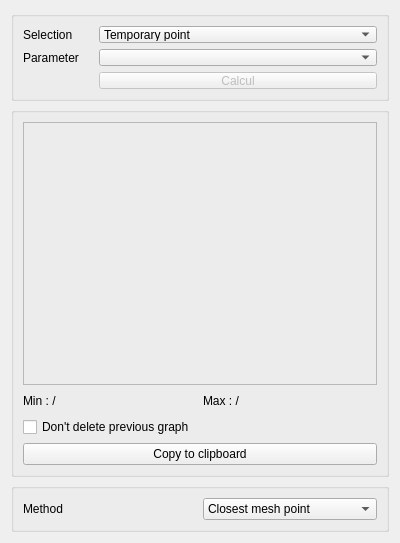
<?xml version="1.0" encoding="UTF-8"?>
<ui version="4.0">
 <class>Main_TemporalGraph</class>
 <widget class="QWidget" name="Main_TemporalGraph">
  <property name="geometry">
   <rect>
    <x>0</x>
    <y>0</y>
    <width>400</width>
    <height>543</height>
   </rect>
  </property>
  <property name="windowTitle">
   <string>Form</string>
  </property>
  <layout class="QVBoxLayout" name="verticalLayout">
   <item>
    <widget class="QGroupBox" name="groupBox_14">
     <property name="sizePolicy">
      <sizepolicy hsizetype="Preferred" vsizetype="Fixed">
       <horstretch>0</horstretch>
       <verstretch>0</verstretch>
      </sizepolicy>
     </property>
     <property name="maximumSize">
      <size>
       <width>16777215</width>
       <height>90</height>
      </size>
     </property>
     <property name="title">
      <string/>
     </property>
     <layout class="QGridLayout" name="gridLayout_13">
      <property name="horizontalSpacing">
       <number>20</number>
      </property>
      <item row="1" column="0">
       <widget class="QLabel" name="label_22">
        <property name="sizePolicy">
         <sizepolicy hsizetype="Fixed" vsizetype="Minimum">
          <horstretch>0</horstretch>
          <verstretch>0</verstretch>
         </sizepolicy>
        </property>
        <property name="text">
         <string>Parameter</string>
        </property>
       </widget>
      </item>
      <item row="0" column="0">
       <widget class="QLabel" name="label_19">
        <property name="sizePolicy">
         <sizepolicy hsizetype="Fixed" vsizetype="Minimum">
          <horstretch>0</horstretch>
          <verstretch>0</verstretch>
         </sizepolicy>
        </property>
        <property name="text">
         <string>Selection</string>
        </property>
       </widget>
      </item>
      <item row="1" column="1">
       <widget class="QComboBox" name="comboBox_parametreschooser">
        <property name="sizePolicy">
         <sizepolicy hsizetype="Preferred" vsizetype="Fixed">
          <horstretch>0</horstretch>
          <verstretch>0</verstretch>
         </sizepolicy>
        </property>
       </widget>
      </item>
      <item row="0" column="1">
       <widget class="QComboBox" name="comboBox_2">
        <property name="sizePolicy">
         <sizepolicy hsizetype="Preferred" vsizetype="Fixed">
          <horstretch>0</horstretch>
          <verstretch>0</verstretch>
         </sizepolicy>
        </property>
        <item>
         <property name="text">
          <string>Temporary point</string>
         </property>
        </item>
        <item>
         <property name="text">
          <string>Points of active vector layer</string>
         </property>
        </item>
       </widget>
      </item>
      <item row="2" column="1">
       <widget class="QPushButton" name="pushButton_limni">
        <property name="enabled">
         <bool>false</bool>
        </property>
        <property name="sizePolicy">
         <sizepolicy hsizetype="Preferred" vsizetype="Fixed">
          <horstretch>0</horstretch>
          <verstretch>0</verstretch>
         </sizepolicy>
        </property>
        <property name="text">
         <string>Calcul</string>
        </property>
        <property name="icon">
         <iconset>
          <normaloff>:/plugins/PostTelemac/icons/Play_48x48.png</normaloff>:/plugins/PostTelemac/icons/Play_48x48.png</iconset>
        </property>
       </widget>
      </item>
     </layout>
    </widget>
   </item>
   <item>
    <widget class="QGroupBox" name="groupBox_15">
     <property name="sizePolicy">
      <sizepolicy hsizetype="Preferred" vsizetype="Preferred">
       <horstretch>0</horstretch>
       <verstretch>0</verstretch>
      </sizepolicy>
     </property>
     <property name="title">
      <string/>
     </property>
     <layout class="QGridLayout" name="gridLayout_14">
      <item row="1" column="1">
       <widget class="QLabel" name="label_max">
        <property name="text">
         <string>Max : /</string>
        </property>
       </widget>
      </item>
      <item row="1" column="0">
       <widget class="QLabel" name="label_min">
        <property name="maximumSize">
         <size>
          <width>16777215</width>
          <height>20</height>
         </size>
        </property>
        <property name="text">
         <string>Min : /</string>
        </property>
       </widget>
      </item>
      <item row="0" column="0" colspan="2">
       <widget class="QFrame" name="frame">
        <property name="frameShape">
         <enum>QFrame::StyledPanel</enum>
        </property>
        <property name="frameShadow">
         <enum>QFrame::Plain</enum>
        </property>
       </widget>
      </item>
      <item row="3" column="0" colspan="2">
       <widget class="QPushButton" name="pushButton_graphtemp_pressepapier">
        <property name="text">
         <string>Copy to clipboard</string>
        </property>
       </widget>
      </item>
      <item row="2" column="0" colspan="2">
       <widget class="QCheckBox" name="checkBox">
        <property name="text">
         <string>Don't delete previous graph</string>
        </property>
       </widget>
      </item>
     </layout>
     <zorder>frame</zorder>
     <zorder>label_max</zorder>
     <zorder>label_min</zorder>
     <zorder>pushButton_graphtemp_pressepapier</zorder>
     <zorder>checkBox</zorder>
    </widget>
   </item>
   <item>
    <widget class="QGroupBox" name="groupBox_16">
     <property name="sizePolicy">
      <sizepolicy hsizetype="Preferred" vsizetype="Fixed">
       <horstretch>0</horstretch>
       <verstretch>0</verstretch>
      </sizepolicy>
     </property>
     <property name="maximumSize">
      <size>
       <width>16777215</width>
       <height>16777215</height>
      </size>
     </property>
     <property name="title">
      <string/>
     </property>
     <layout class="QGridLayout" name="gridLayout_15">
      <item row="0" column="0">
       <widget class="QLabel" name="label_10">
        <property name="text">
         <string>Method</string>
        </property>
       </widget>
      </item>
      <item row="0" column="1">
       <widget class="QComboBox" name="comboBox">
        <item>
         <property name="text">
          <string>Closest mesh point</string>
         </property>
        </item>
       </widget>
      </item>
     </layout>
    </widget>
   </item>
  </layout>
 </widget>
 <resources/>
 <connections/>
</ui>
